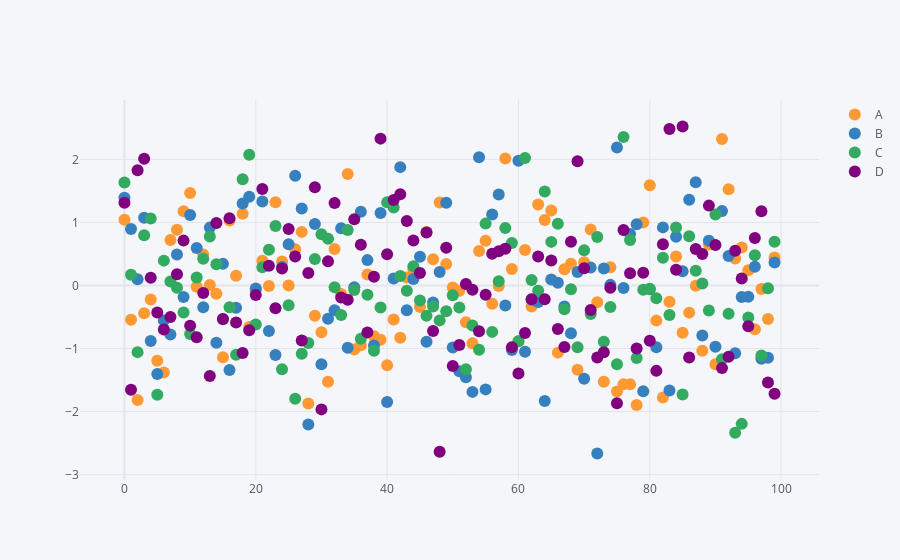

Notebook code cell kept with this figure:
### Code cell
df[['C1','C3']].iplot(kind = 'scatter' , mode = 'markers')  #scatter plot
